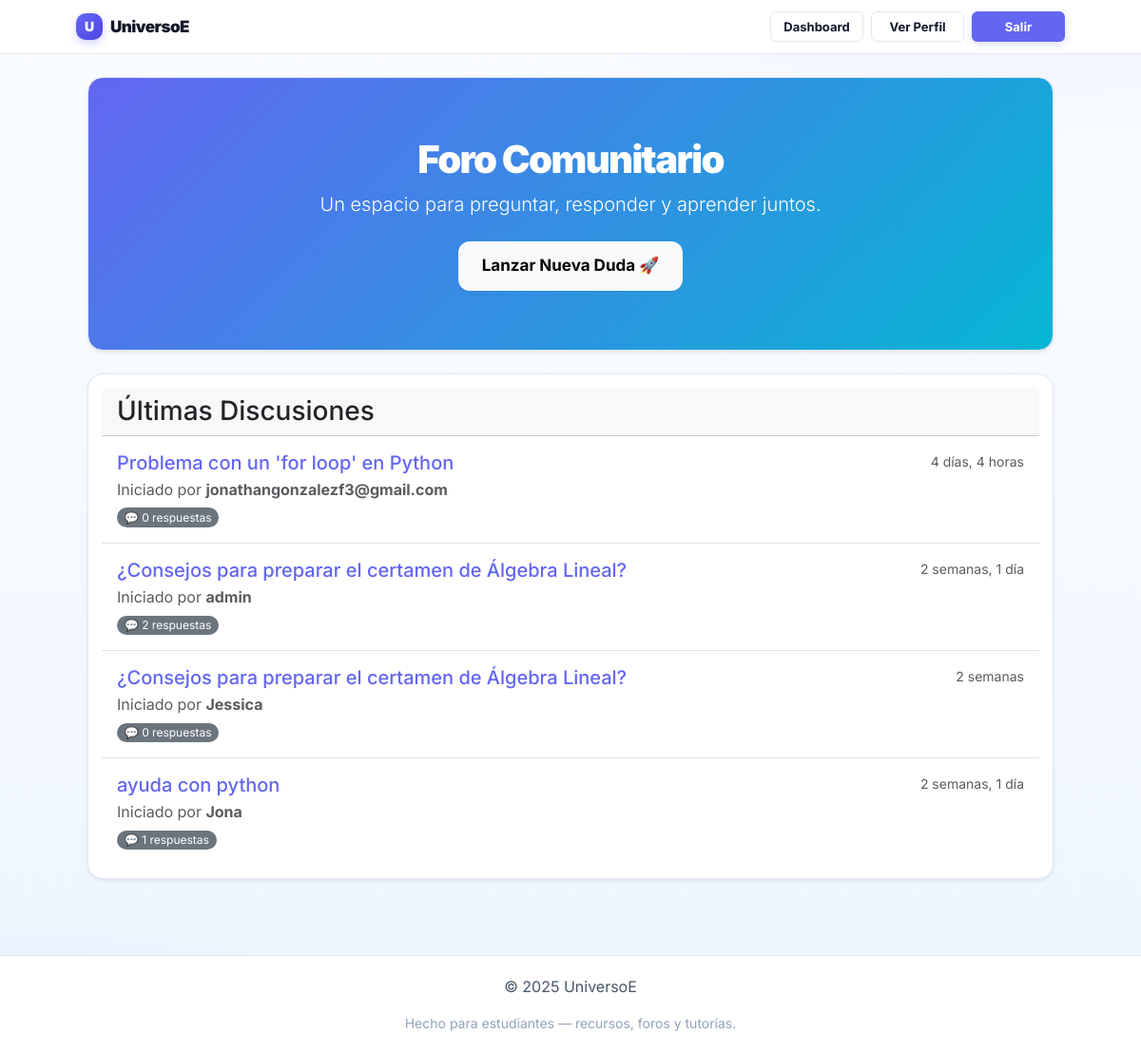
The page /forum/ (signed in) on the database its author committed.
### core/models.py (models this page shows, shortened)
class ForumThread(models.Model):
    titulo = models.CharField(max_length=200); slug = models.SlugField(max_length=220, unique=True, blank=True)
    contenido = models.TextField(); autor = models.ForeignKey(User, on_delete=models.CASCADE, related_name="threads")
    tags = TaggableManager(blank=True); creado_en = models.DateTimeField(auto_now_add=True); actualizado_en = models.DateTimeField(auto_now=True)
    class Meta: ordering = ['-creado_en']

### core/views.py (the view)
# urls.py: path("forum/", views.forum_index, name="forum_index"),
@login_required
def forum_index(request):
    all_threads = ForumThread.objects.select_related('autor').annotate(num_replies=Count('replies')).order_by('-actualizado_en')
    return render(request, 'forum/index.html', {'threads': all_threads})

### templates/forum/index.html (shortened to what this page needs)
{% extends 'base.html' %}
{% load static %}
{% block content %}
<div class="container mt-4">
    <div class="card shadow-sm mb-4" style="background: linear-gradient(135deg, #6366f1, #06b6d4);">
        <div class="card-body text-white text-center p-5">
            <h1 class="card-title" style="font-weight: 900; font-size: 2.5rem;">Foro Comunitario</h1>
            <p class="lead mb-4">Un espacio para preguntar, responder y aprender juntos.</p>
            <a href="{% url 'create_forum_thread' %}" class="btn btn-light btn-lg fw-bold">
                Lanzar Nueva Duda 🚀
            </a>
            </div>
    </div>
    <div class="card shadow-sm">
        <div class="card-header">
            <h3 class="mb-0">Últimas Discusiones</h3>
        </div>
        {% if threads %}
            <ul class="list-group list-group-flush">
                {% for thread in threads %}
                    <li class="list-group-item p-3">
                        <div class="d-flex w-100 justify-content-between">
                            <h5 class="mb-1">
                                <a href="{% url 'forum_thread_detail' thread.slug %}" class="text-decoration-none">{{ thread.titulo }}</a>
                                </h5>
                            <small class="text-muted">{{ thread.creado_en|timesince }}</small>
                        </div>
                        <p class="mb-1 text-muted">
                            Iniciado por <strong>{{ thread.autor.username }}</strong>
                        </p>
                        <span class="badge rounded-pill bg-secondary fw-normal">
                            💬 {{ thread.num_replies }} respuestas
                        </span>
                    </li>
                {% endfor %}
            </ul>
        {% endif %}
    </div>
</div>
{% endblock %}

### static/styles.css (style rules this page uses)
:root { --bg-0: #fbfdff; --bg-1: #eef5ff; --surface: #ffffff; --ink: #0f172a; --muted: #64748b; --brand: #111827; --accent: #6366f1; --accent-700: #4f46e5; --accent-50: #eef2ff; --success: #10b981; --danger: #ef4444; --border: #e2e8f0; --radius-lg: 16px; --radius-md: 10px; --radius-sm: 6px; --shadow-sm: 0 2px 4px rgba(15,23,42,.04); --shadow-md: 0 8px 24px rgba(15,23,42,.08); --shadow-lg: 0 20px 50px rgba(15,23,42,.15); --content-max: 1080px; --gutter: 20px; }
*, *::before, *::after { box-sizing: border-box; }
html,body { height: 100%; }
body { margin: 0; color: var(--ink); background: radial-gradient(1000px 400px at 90% -10%, rgba(99,102,241,.12), transparent 70%), radial-gradient(800px 400px at 0% 110%, rgba(14,165,233,.10), transparent 70%), linear-gradient(180deg, var(--bg-0), var(--bg-1)); font-family: Inter, system-ui, -apple-system, Segoe UI, Roboto, Arial, sans-serif; line-height: 1.5; -webkit-font-smoothing: antialiased; -moz-osx-font-smoothing: grayscale; }
a { color: var(--accent); text-decoration: none; }
h1,h2,h3 { margin: 0 0 8px; line-height: 1.2; }
h1 { font-weight: 900; letter-spacing: -0.04em; }
p { margin: 0 0 16px; }
.btn { --btn-h: 44px; display: inline-flex; align-items: center; justify-content: center; height: var(--btn-h); padding: 0 16px; border-radius: 12px; border: 1px solid transparent; font-weight: 700; letter-spacing: 0; text-decoration: none; transition: all 0.2s ease; box-shadow: var(--shadow-sm); cursor: pointer; }
.btn-lg { --btn-h: 52px; padding-inline: 24px; font-size: 17px; font-weight: 800; }
:root { --nav-item-h: 32px; --nav-pad-x: 12px; --nav-radius: 6px; }
.card { background: #fff; border: 1px solid var(--border); border-radius: 16px; box-shadow: var(--shadow-sm); padding: 14px; }

### rows shown on the page
ForumThread: titulo "Problema con un 'for loop' en Python", creado_en "4 días, 4 horas", autor.username "jonathangonzalezf3@gmail.com", num_replies "0"
ForumThread: titulo "¿Consejos para preparar el certamen de Álgebra Lineal?", creado_en "2 semanas, 1 día", autor.username "admin", num_replies "2"
ForumThread: titulo "¿Consejos para preparar el certamen de Álgebra Lineal?", creado_en "2 semanas", autor.username "Jessica", num_replies "0"
ForumThread: titulo "ayuda con python", creado_en "2 semanas, 1 día", autor.username "Jona", num_replies "1"
